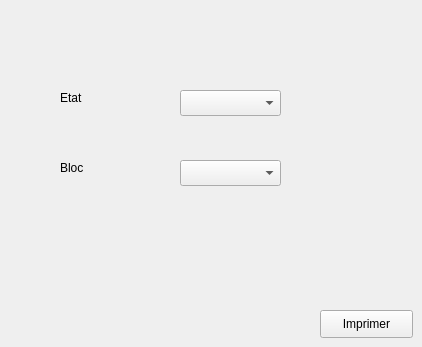
    <widget class="QWidget" name="tab_10">
     <attribute name="title">
      <string>Creer un PDF</string>
     </attribute>
     <widget class="QLabel" name="label_13">
      <property name="geometry">
       <rect>
        <x>60</x>
        <y>90</y>
        <width>55</width>
        <height>16</height>
       </rect>
      </property>
      <property name="text">
       <string>Etat</string>
      </property>
     </widget>
     <widget class="QLabel" name="label_14">
      <property name="geometry">
       <rect>
        <x>60</x>
        <y>160</y>
        <width>55</width>
        <height>16</height>
       </rect>
      </property>
      <property name="text">
       <string>Bloc</string>
      </property>
     </widget>
     <widget class="QPushButton" name="pushButton_pdf">
      <property name="geometry">
       <rect>
        <x>320</x>
        <y>310</y>
        <width>93</width>
        <height>28</height>
       </rect>
      </property>
      <property name="text">
       <string>Imprimer</string>
      </property>
     </widget>
     <widget class="QComboBox" name="comboBox_E">
      <property name="geometry">
       <rect>
        <x>180</x>
        <y>90</y>
        <width>101</width>
        <height>26</height>
       </rect>
      </property>
     </widget>
     <widget class="QComboBox" name="comboBox_B">
      <property name="geometry">
       <rect>
        <x>180</x>
        <y>160</y>
        <width>101</width>
        <height>26</height>
       </rect>
      </property>
     </widget>
    </widget>
